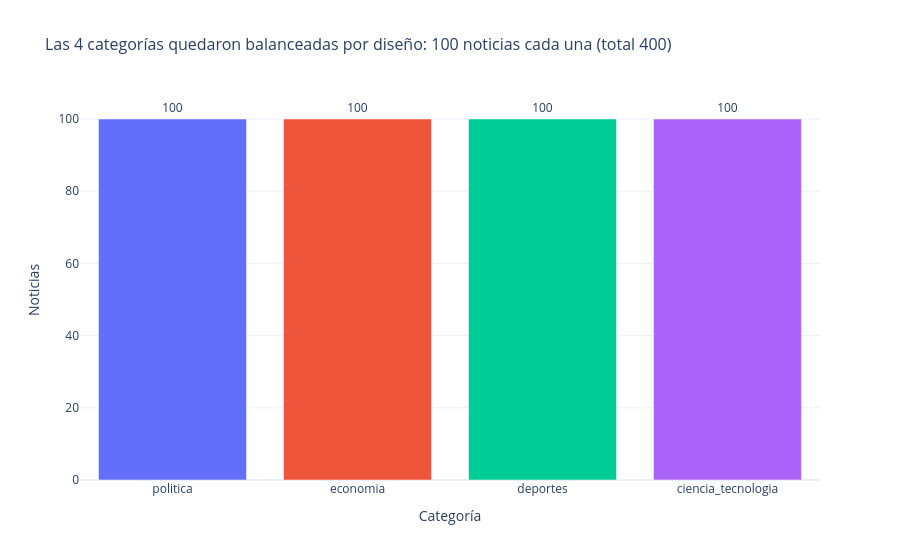

Notebook source saved alongside this figure:
### Markdown cell above
## 6. Análisis exploratorio (3 gráficos con Plotly Express)

### Code cell
ORDEN = ["politica", "economia", "deportes", "ciencia_tecnologia"]
conteo = df["etiqueta"].value_counts().reindex(ORDEN).reset_index()
conteo.columns = ["etiqueta", "n"]
fig = px.bar(conteo, x="etiqueta", y="n", text="n", color="etiqueta",
             title=(f"Las 4 categorías quedaron balanceadas por diseño: {conteo.n.max()} noticias cada una (total {conteo.n.sum()})" if conteo.n.min()==conteo.n.max() else f"Las 4 categorías quedaron casi balanceadas: entre {conteo.n.min()} y {conteo.n.max()} noticias cada una (total {conteo.n.sum()})"),
             labels={"etiqueta": "Categoría", "n": "Noticias"})
fig.update_layout(showlegend=False, title_font_size=16); fig.update_traces(textposition="outside")
fig.show()

### Figure 1 — Plotly figure (JSON) as saved in the notebook; plotly's stock layout.template omitted (floating-point values rounded to 4 significant figures)
{"data": [{"alignmentgroup": "True", "hovertemplate": "Categoría=%{x}<br>Noticias=%{text}<extra></extra>", "legendgroup": "politica", "marker": {"color": "#636efa", "pattern": {"shape": ""}}, "name": "politica", "offsetgroup": "politica", "orientation": "v", "showlegend": true, "text": [100.0], "textposition": "outside", "type": "bar", "x": ["politica"], "xaxis": "x", "y": [100], "yaxis": "y"}, {"alignmentgroup": "True", "hovertemplate": "Categoría=%{x}<br>Noticias=%{text}<extra></extra>", "legendgroup": "economia", "marker": {"color": "#EF553B", "pattern": {"shape": ""}}, "name": "economia", "offsetgroup": "economia", "orientation": "v", "showlegend": true, "text": [100.0], "textposition": "outside", "type": "bar", "x": ["economia"], "xaxis": "x", "y": [100], "yaxis": "y"}, {"alignmentgroup": "True", "hovertemplate": "Categoría=%{x}<br>Noticias=%{text}<extra></extra>", "legendgroup": "deportes", "marker": {"color": "#00cc96", "pattern": {"shape": ""}}, "name": "deportes", "offsetgroup": "deportes", "orientation": "v", "showlegend": true, "text": [100.0], "textposition": "outside", "type": "bar", "x": ["deportes"], "xaxis": "x", "y": [100], "yaxis": "y"}, {"alignmentgroup": "True", "hovertemplate": "Categoría=%{x}<br>Noticias=%{text}<extra></extra>", "legendgroup": "ciencia_tecnologia", "marker": {"color": "#ab63fa", "pattern": {"shape": ""}}, "name": "ciencia_tecnologia", "offsetgroup": "ciencia_tecnologia", "orientation": "v", "showlegend": true, "text": [100.0], "textposition": "outside", "type": "bar", "x": ["ciencia_tecnologia"], "xaxis": "x", "y": [100], "yaxis": "y"}], "layout": {"barmode": "relative", "legend": {"title": {"text": "Categoría"}, "tracegroupgap": 0}, "showlegend": false, "title": {"font": {"size": 16}, "text": "Las 4 categorías quedaron balanceadas por diseño: 100 noticias cada una (total 400)"}, "xaxis": {"anchor": "y", "categoryarray": ["politica", "economia", "deportes", "ciencia_tecnologia"], "categoryorder": "array", "domain": [0.0, 1.0], "title": {"text": "Categoría"}}, "yaxis": {"anchor": "x", "domain": [0.0, 1.0], "title": {"text": "Noticias"}}}}
